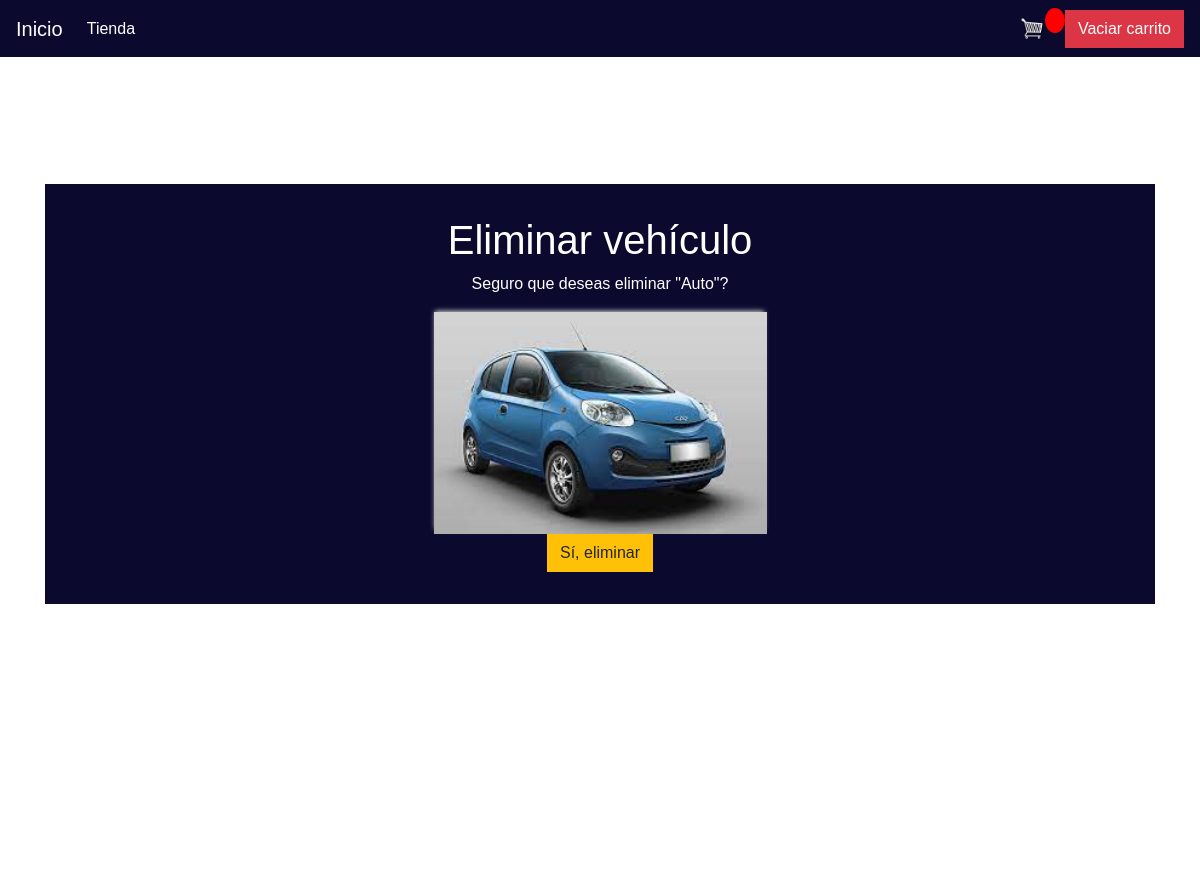
The page /eliminar/16 on the database its author committed.
### tienda/models.py (models this page shows, shortened)
class Producto(models.Model):
    nombre = models.CharField(max_length=200)
    precio = models.IntegerField()
    patente = models.CharField(max_length=200)
    color = models.CharField(max_length=200)
    ndepuertas=models.IntegerField()
    disponible = models.BooleanField(default=True)
    imagen = models.ImageField(null=True, blank=True)
    @property
    def imagenURL(self):
        try:
            url = self.imagen.url
        except:
            url = ''
        return url

### tienda/views.py (the view)
# urls.py: path('eliminar/<id>', views.eliminar, name="eliminar"),
def eliminar(request, id):
    producto = get_object_or_404(Producto, id=id)
    if request.method == 'POST':
        producto.delete()
        return redirect('/tienda')
    return render(request, 'tienda/eliminar.html', {'producto': producto})

### tienda/templates/tienda/eliminar.html (shortened to what this page needs)
{% extends 'tienda/main.html' %}
{% load static %}
    {% block content %}
    <div style="margin-top: 10rem; background-color: #0b092e; height: auto;">
<div style="padding-top: 2em; padding-bottom: 2em;">
    <h1 style="color: #ffffff;">Eliminar vehículo</h1>
    <p>Seguro que deseas eliminar "{{ producto.nombre }}"?</p>
    <img style="    width: 30%;
    height: 100%
    ;
    object-fit: cover;" class="thumbnail" src="{{producto.imagenURL}}">
    <form method="POST">
      <button class="btn btn-warning" type="submit">Sí, eliminar</button>
    </form>
</div>
    </div>
{% endblock content %}

### tienda/static/tienda/css/main.css (style rules this page uses)
* { box-sizing: border-box; }
body { font-family: 'Roboto', sans-serif; background-image: url(https://s1.1zoom.me/b5050/12/349835-svetik_3840x2160.jpg); background-size: cover; color: white; font-family: Arial, Helvetica, sans-serif; text-align: center; }
h1, h2, h3, h4, h5, h6 { color: hsl(0, 0%, 30%); }
.thumbnail { width: 100%; height: 200px; -webkit-box-shadow: -1px -3px 5px -2px rgba(214, 214, 214, 1); -moz-box-shadow: -1px -3px 5px -2px rgba(214, 214, 214, 1); box-shadow: -1px -3px 5px -2px rgba(214, 214, 214, 1); }
.btn { border-radius: 0; }

### rows shown on the page
Producto: nombre "Auto", imagenURL (picture)
